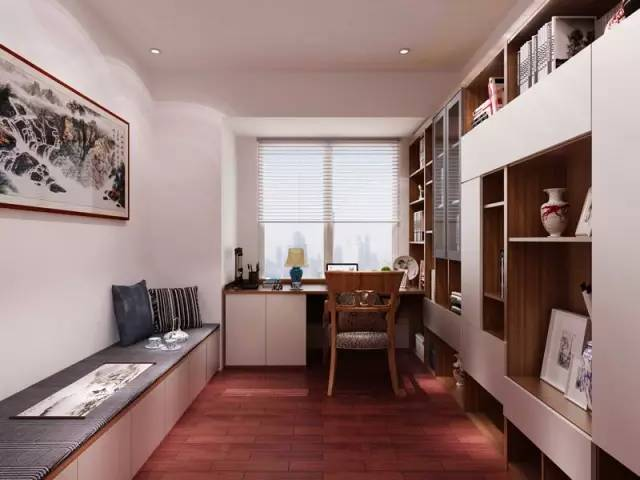
#> input picture pynq_notebook/test_data/0.jpg, 640 x 480 px
$ jupyter execute --allow-errors ORB_FPGA.ipynb
#> lines starting #> are read from the running program, lines starting #| are printed output that depends on the picture
# ORB Feature Extractor on FPGA
ORB feature is a kind of image feature based on oriented FAST feature and BRIEF descriptor. It's used in feature mapping of some famous work such as ORB-SLAM.
The extractor will take a gray image and applys a FAST extractor on it. After feature points being found, it will calculate m01 and m10 moment of the feature points and figure out the angle of them. Calculating BRIEF descriptors needs the angle and a gray image which is the original gray image applied a 7x7 gaussian filter.

So we designed 2 input stream ports taking same image：the first one transfer the image to find out oFAST feature and the second one go through a gaussian filter, and finnally they will go into BRIEF descriptor computing module.

## 1. Testing on one picture

### 1. Importing and initializing

2 input stream ports needs 2 DMA to send data, and 1 output stream port needs 1 DMA to reciecve data. We need to initialize these DMA and start their corresponding channels.

[cell 1]
from pynq import Overlay
from pynq import Xlnk
import matplotlib.pyplot as plt
import numpy as np
import cv2
from time import time
#> (the rest of this cell did not finish here and is left out)

### 2. Reading image
We read image with opencv and copy it to the buffer ready to be transffered. Also a buffer for recieving should be ready.

[cell 2]
img_ori = cv2.imread('./test_data/'+'0'+'.jpg')
#> img_ori is the input picture: shape (480, 640, 3); mean B, G, R 119.8, 123.1, 148.6
img_gray = cv2.cvtColor(img_ori,cv2.COLOR_BGR2GRAY)
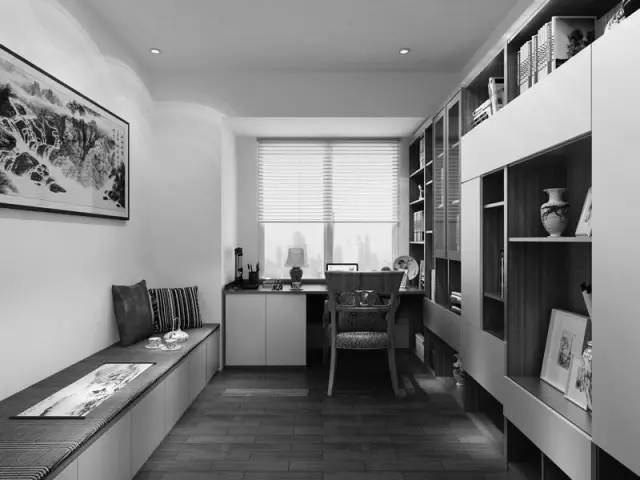
#> img_gray: shape (480, 640); min 1, max 254, mean 130.4
#> (the rest of this cell did not finish here and is left out)

### 3. Doing the process on FPGA
Transfer data with these DMA channels and wait.

#> (a cell that did not finish here is left out)

Here we print first 2 group of the data we have recieved. One feature points is descirbed with 10 int32 numbers. Element 0~7 is a 256 bit BRIEF descriptor, which can be used for feature matching. Element 8 is x positon and 9 is y position( in opencv definition ).

#> (a cell that did not finish here is left out)

### 3. Drawing feature points on image

#> (a cell that did not finish here is left out)

[cell 6]
img_disp = cv2.cvtColor(img_ori,cv2.COLOR_BGR2RGB)
plt.figure(figsize=(10,7.5))
plt.imshow(img_disp)

### 4. Do not forget free all the buffer

#> (a cell that did not finish here is left out)

## 2. Testing on multiple images
### 1. Reading 20 testing images

[cell 8]
img_list = []
#> (the rest of this cell did not finish here and is left out)

### 2. Processing them on FPGA

[cell 9]
start = time()
for src_buf in img_list:
    dma_des.recvchannel.transfer(des_buf)
    dma_FAST.sendchannel.transfer(src_buf)
    dma_Gaus.sendchannel.transfer(src_buf)
    dma_Gaus.sendchannel.wait()
    dma_FAST.sendchannel.wait()
    dma_des.recvchannel.wait()
    des_buf.flush()
    src_buf.freebuffer()
stop = time()
print(str((stop-start)/20) + " seconds per picture")
print(str(1/((stop-start)/20)) + " FPS")


$ run again, with pynq_notebook/test_data/11.jpg copied over pynq_notebook/test_data/0.jpg
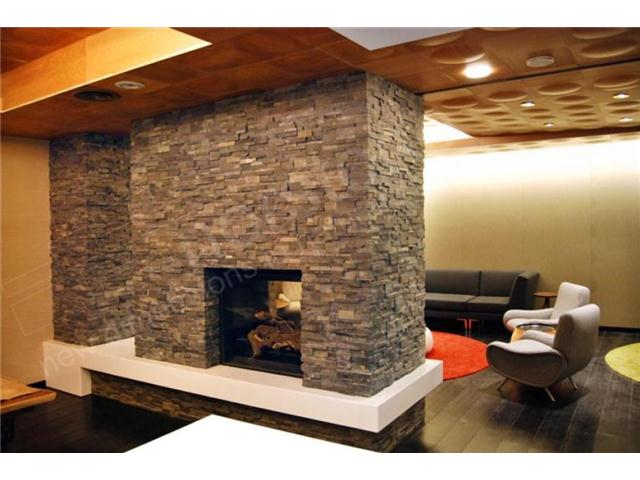
#> input picture pynq_notebook/test_data/11.jpg, 640 x 480 px
#> img_ori is the input picture: shape (480, 640, 3); mean B, G, R 94.2, 119.2, 147.5
#> `img_gray = cv2.cvtColor(img_ori,cv2.COLOR_BGR2GRAY)`:
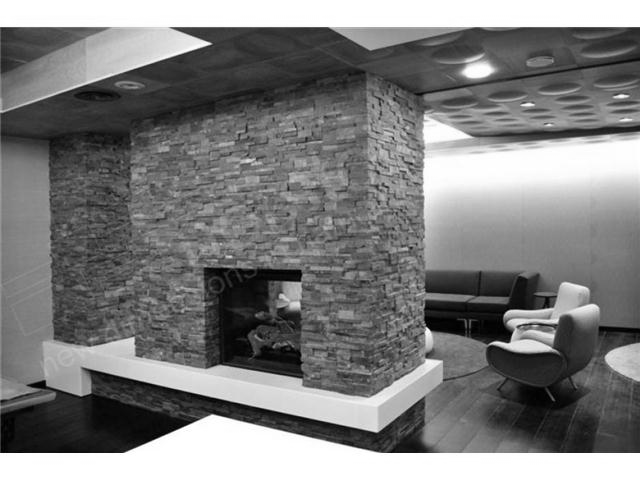
#> img_gray: shape (480, 640); min 0, max 255, mean 124.8

$ run again, with pynq_notebook/test_data/13.jpg copied over pynq_notebook/test_data/0.jpg
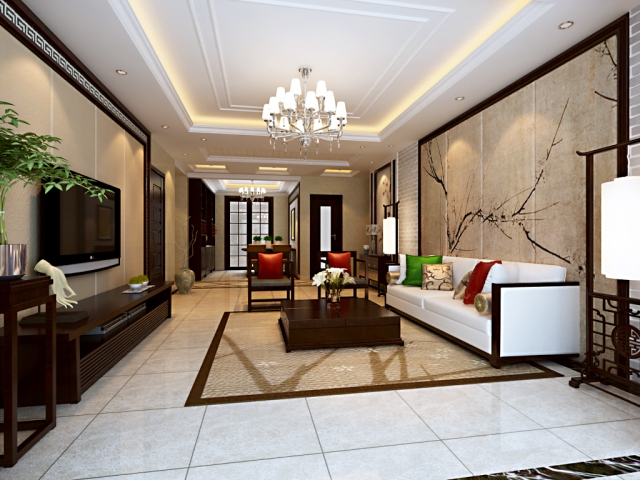
#> input picture pynq_notebook/test_data/13.jpg, 640 x 480 px
#> img_ori is the input picture: shape (480, 640, 3); mean B, G, R 128, 139.8, 152.4
#> `img_gray = cv2.cvtColor(img_ori,cv2.COLOR_BGR2GRAY)`:
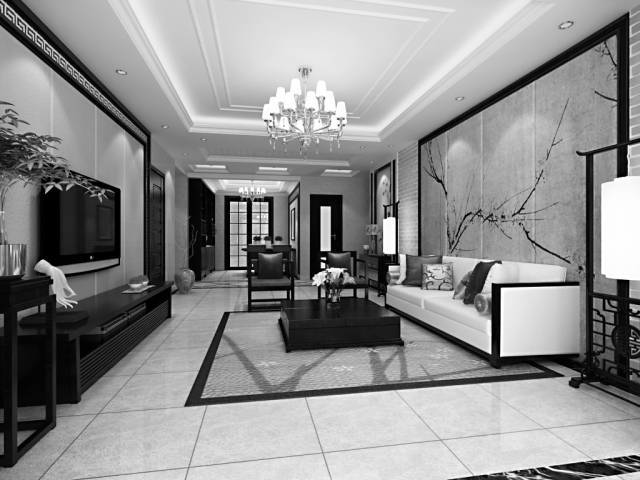
#> img_gray: shape (480, 640); min 0, max 255, mean 142.2
